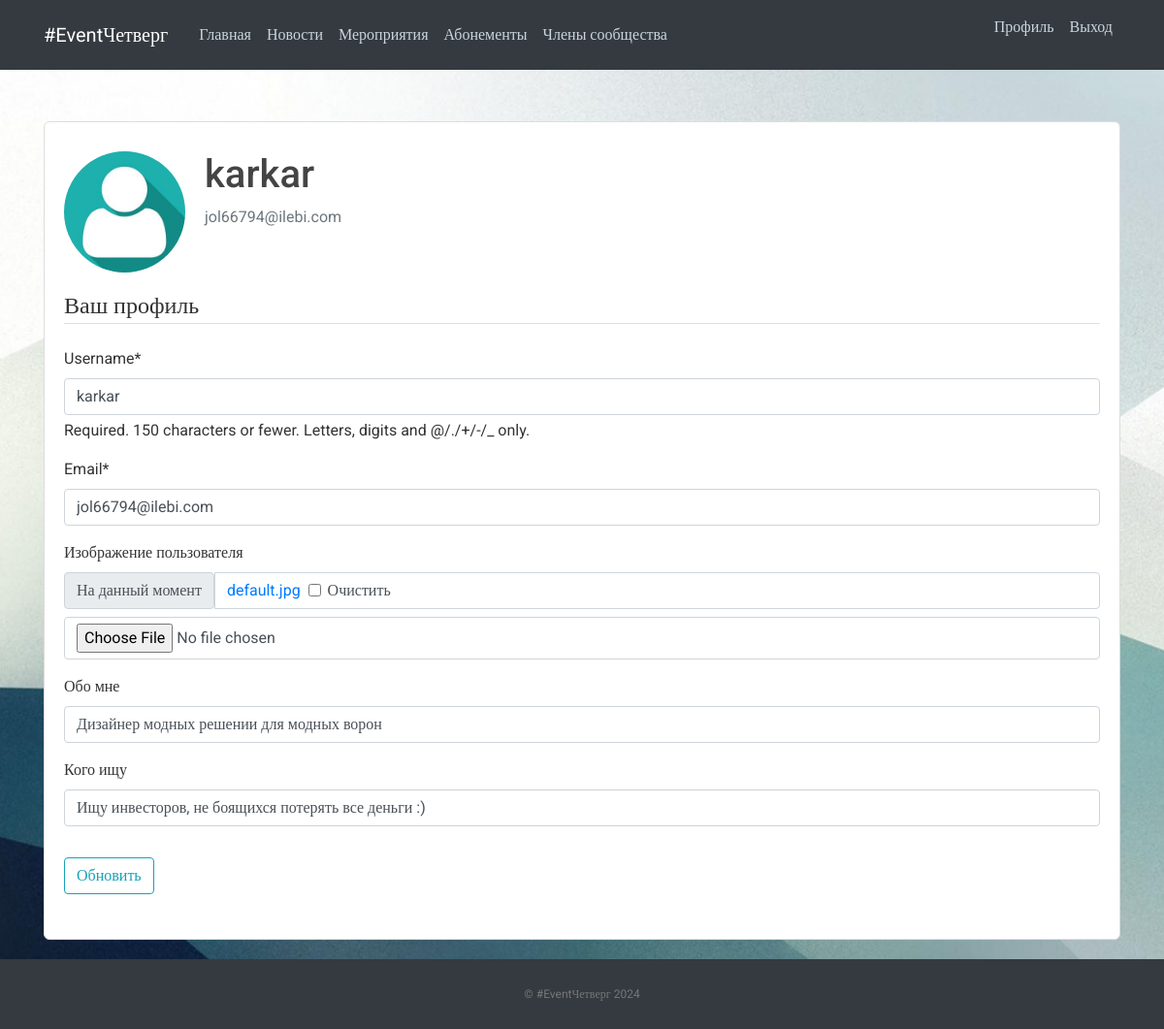
Page /profile/ (signed in) on the committed database.
### users/models.py (models this page shows, shortened)
class Profile(models.Model):
    user = models.OneToOneField(User, on_delete=models.CASCADE)
    image = models.ImageField(default='default.jpg', upload_to='profile_pics')
    about_me = models.TextField(null=True)
    looking_for = models.TextField(null=True)

### users/views.py (the view)
# urls.py: path('profile/', user_views.profile, name='profile'),
@login_required
def profile(request):
    if request.method == 'POST':
        u_form = UserUpdateForm(request.POST, instance=request.user)
        p_form = ProfileUpdateForm(request.POST,
                                   request.FILES,
                                   instance=request.user.profile)
        if u_form.is_valid() and p_form.is_valid():
            u_form.save()
            p_form.save()
            messages.success(request, f'Ваш профиль успешно обновлен.')
            return redirect('profile')
    else:
        u_form = UserUpdateForm(instance=request.user)
        p_form = ProfileUpdateForm(instance=request.user.profile)
    context = {
        'u_form': u_form,
        'p_form': p_form
    }
    return render(request, 'users/profile.html', context)

### users/forms.py
class UserUpdateForm(forms.ModelForm):
    email = forms.EmailField()
    class Meta:
        model = User
        fields = ['username', 'email']

class ProfileUpdateForm(forms.ModelForm):
    image = forms.ImageField(label="Изображение пользователя", required=False)
    about_me = forms.CharField(label="Обо мне", required=False)
    looking_for = forms.CharField(label="Кого ищу", required=False)
    class Meta:
        model = Profile
        fields = ['image', 'about_me', 'looking_for']

### users/templates/users/profile.html (shortened to what this page needs)
{% extends "vkr/base.html" %}
{% load crispy_forms_tags %}
{% block content %}
    <div class="content-section">
      <div class="media">
        <img class="rounded-circle account-img" src="{{ user.profile.image.url }}">
        <div class="media-body">
          <h2 class="account-heading">{{ user.username }}</h2>
          <p class="text-secondary">{{ user.email }}</p>
        </div>
      </div>
      <form method="POST" enctype="multipart/form-data">
        <fieldset class="form-group">
            <legend class="border-bottom mb-4">Ваш профиль</legend>
            {{ u_form|crispy }}
            {{ p_form|crispy }}
        </fieldset>
        <div class="form-group">
            <button class="btn btn-outline-info" type="submit">Обновить</button>
        </div>
    </form>
    </div>
{% endblock content %}

### static/main.css (style rules this page uses)
body, html { width:100%; height:100% }
body { margin:0; padding:0; background: #fafafa; color: #333333; margin-top: 5rem; font-family:Roboto; background-image: url("./images/bg.jpg"); background-repeat: no-repeat; background-size: cover; background-attachment: fixed; }
h1, h2, h3, h4, h5, h6 { color: #444444; }
.content-section { background: #ffffff; padding: 30px 20px; border: 1px solid #dddddd; border-radius: 6px; margin: 20px auto; }
.account-img { height: 125px; width: 125px; margin-right: 20px; margin-bottom: 16px; }
.account-heading { font-size: 2.5rem; }

### rows in the picture
Profile: about_me "Дизайнер модных решении для модных ворон", looking_for "Ищу инвесторов, не боящихся потерять все деньги :)"

### other values in the picture
{{ user.username }} "karkar"
{{ user.email }} "jol66794@ilebi.com"
